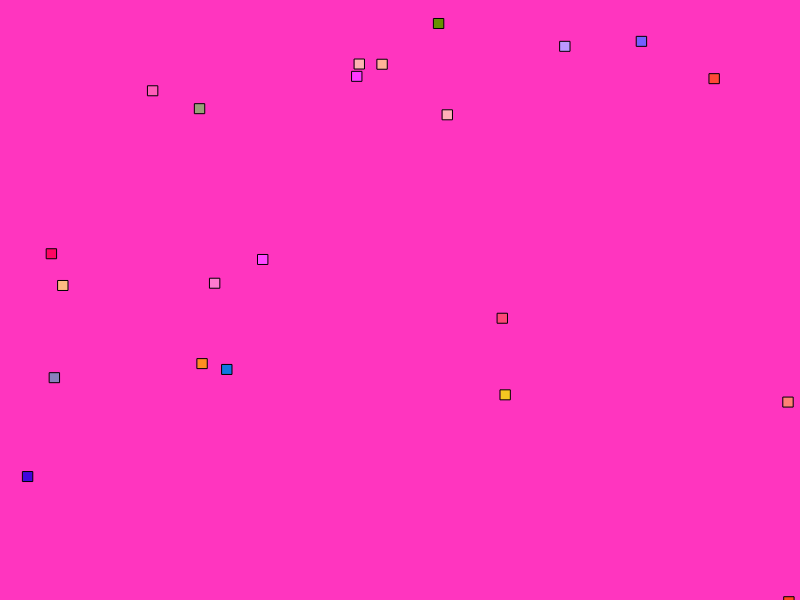
Frame 1 (no input)
Frame 60 (no input): identical to frame 1, image omitted
Frame 120 (the mouse pressed at the canvas centre since frame 60): identical to frame 1, image omitted

The p5.js sketch that drew this single still picture (run headless with seeded random() and noise() and a simulated clock; from frame 60 on, the mouse is pressed at the canvas centre):

// p5.js sketch
// ── sketch.js
function setup() {
  createCanvas(800, 600);
  background ( random(400), random(255), random(255) );
  
 
    fill(random(440), random(200), random(400));
  square(random(800), random(600), 10);
  fill(random(440), random(200), random(400));
  square(random(800), random(600), 10);
  fill(random(440), random(200), random(400));
  square(random(800), random(600), 10);
  fill(random(440), random(200), random(400));
  square(random(800), random(600), 10);
  fill(random(440), random(200), random(400));
  square(random(800), random(600), 10);
  fill(random(440), random(200), random(400));
  square(random(800), random(600), 10);
  fill(random(440), random(200), random(400));
  square(random(800), random(600), 10);
  fill(random(440), random(200), random(400));
  square(random(800), random(600), 10);
  fill(random(440), random(200), random(400));
  square(random(800), random(600), 10);
  fill(random(440), random(200), random(400));
  square(random(800), random(600), 10);
  fill(random(440), random(200), random(400));
  square(random(800), random(600), 10);
  fill(random(440), random(200), random(400));
  square(random(800), random(600), 10);
  fill(random(440), random(200), random(400));
  square(random(800), random(600), 10);
  fill(random(440), random(200), random(400));
  square(random(800), random(600), 10);
  fill(random(440), random(200), random(400));
  square(random(800), random(600), 10);
  fill(random(440), random(200), random(400));
  square(random(800), random(600), 10);
  fill(random(440), random(200), random(400));
  square(random(800), random(600), 10);
  fill(random(440), random(200), random(400));
  square(random(800), random(600), 10);
  fill(random(440), random(200), random(400));
  square(random(800), random(600), 10);
  fill(random(440), random(200), random(400));
  square(random(800), random(600), 10);
  fill(random(440), random(200), random(400));
  square(random(800), random(600), 10);
  fill(random(440), random(200), random(400));
  square(random(800), random(600), 10);

//I know there is a way to not have to write all of this, but I couldn't remmeber how to do it or what it was called

  
}function draw() {
  }
